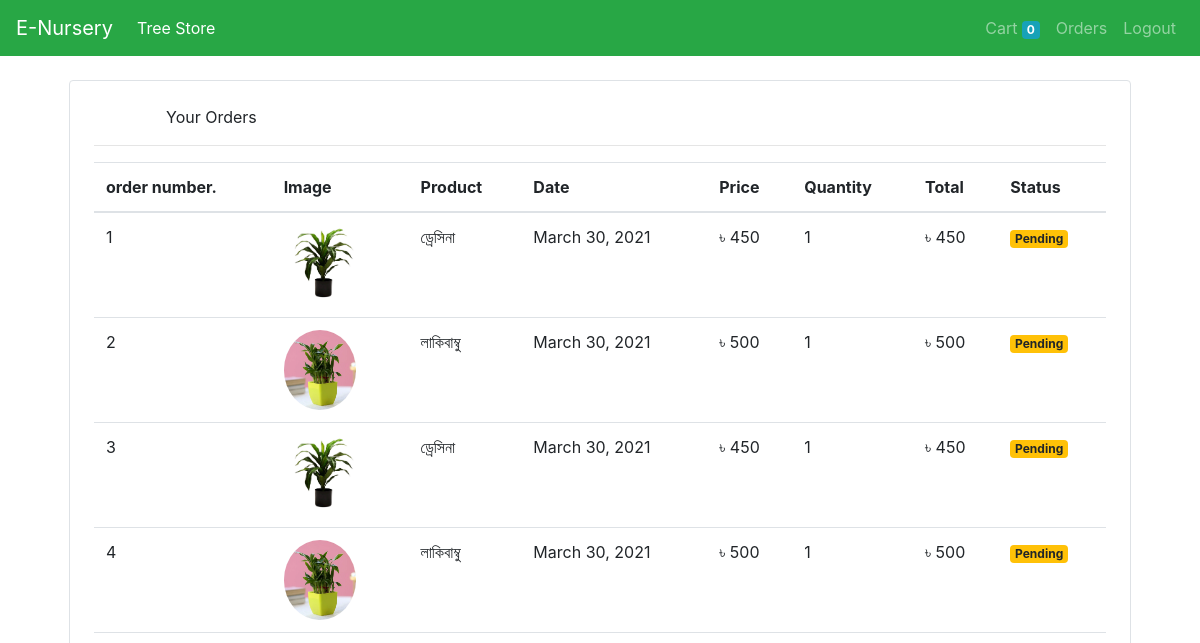
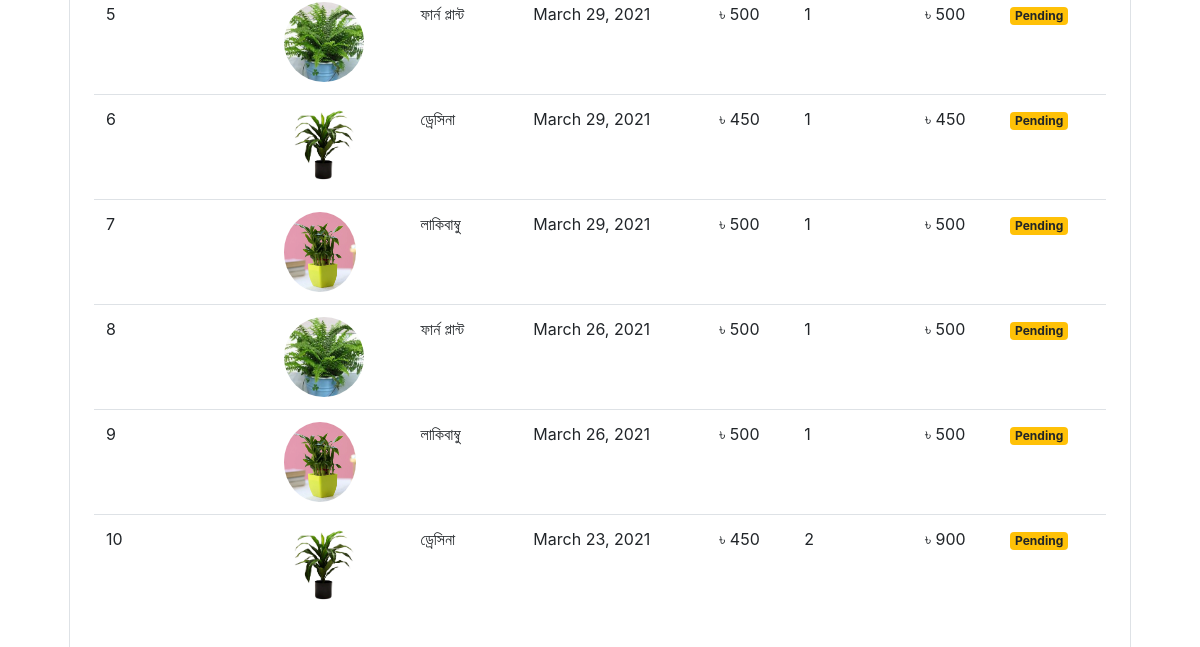
The page /orders (signed in) on the database as committed earlier (2 pictures, top to bottom).
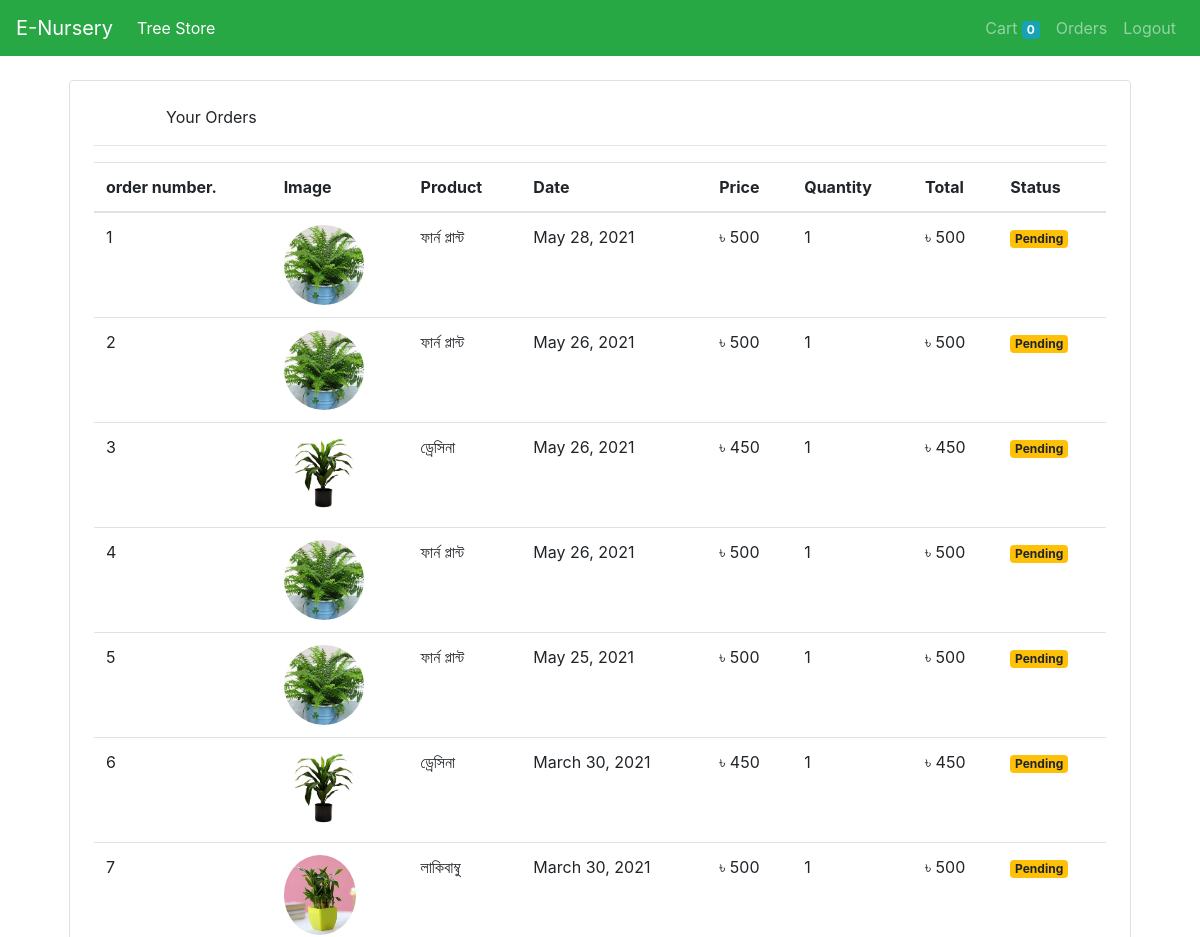
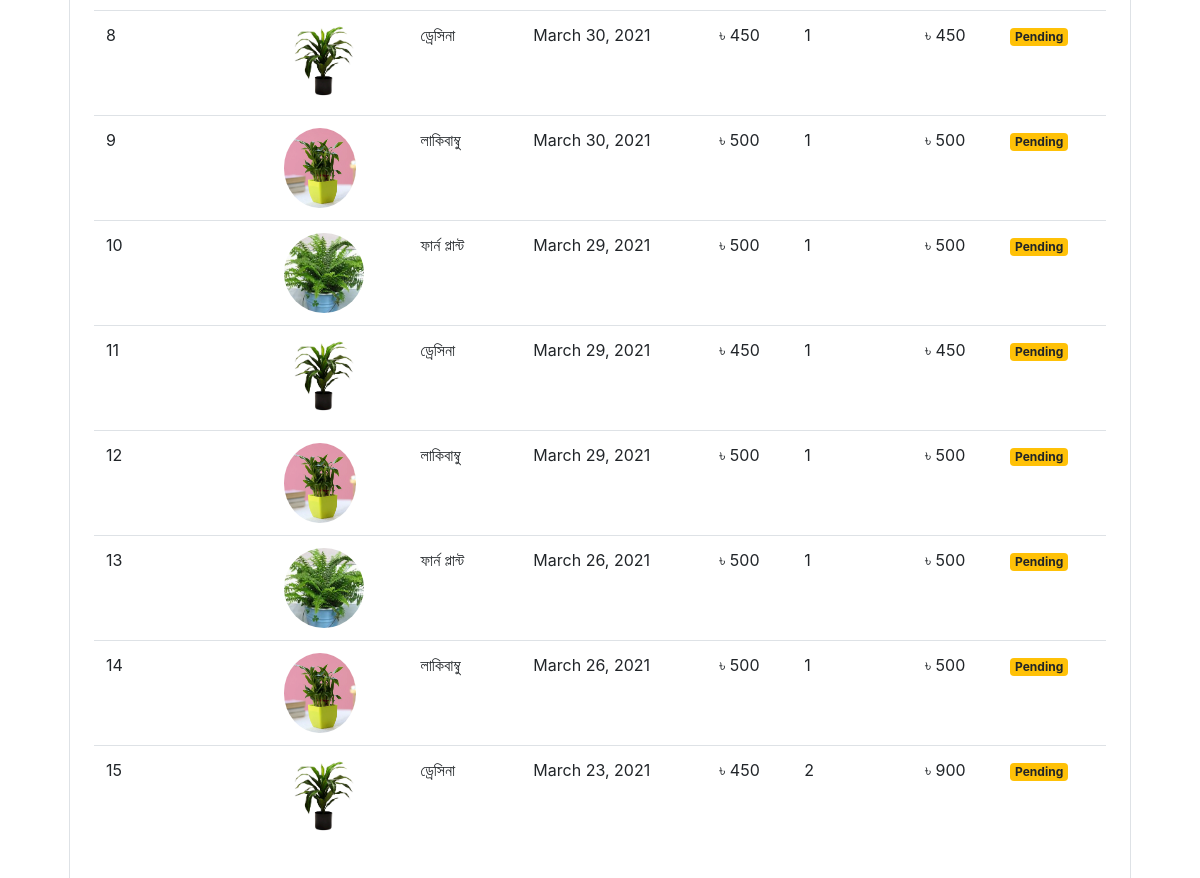
The same page on the database as committed later (2 pictures, top to bottom).
### store/models/orders.py (models this page shows, shortened)
class Order(models.Model):
    product = models.ForeignKey(Product,
                                on_delete=models.CASCADE)
    customer = models.ForeignKey(Customer,
                                 on_delete=models.CASCADE)
    quantity = models.IntegerField(default=1)
    price = models.IntegerField()
    address = models.CharField(max_length=50, default='', blank=True)
    phone = models.CharField(max_length=50, default='', blank=True)
    date = models.DateField(default=datetime.datetime.today)
    status = models.BooleanField(default=False)
    @staticmethod
    def get_orders_by_customer(customer_id):
        return Order.objects.filter(customer=customer_id).order_by('-date')

### store/models/product.py (models this page shows, shortened)
class Product(models.Model):
    name = models.CharField(max_length=50)
    price = models.IntegerField(default=0)
    category = models.ForeignKey(Category, on_delete=models.CASCADE, default=1)
    description = models.CharField(max_length=200, default='' , null=True , blank=True)
    image = models.ImageField(upload_to='uploads/products/')

### store/middlewares/auth.py (the view)
    def middleware(request):
        print(request.session.get('customer'))
        returnUrl = request.META['PATH_INFO']
        print(request.META['PATH_INFO'])
        if not request.session.get('customer'):
           return redirect(f'login?return_url={returnUrl}')
        response = get_response(request)
        return response

### store/templatetags/custom_filter.py (called while the page is built)
@register.filter(name='currency')
def currency(number):
    return "৳ "+str(number)

@register.filter(name='multiply')
def multiply(number , number1):
    return number * number1

### store/views/orders.py (called while the page is built)
    def get(self , request ):
        customer = request.session.get('customer')
        orders = Order.get_orders_by_customer(customer)
        print(orders)
        return render(request , 'orders.html'  , {'orders' : orders})

### store/templates/orders.html
{% extends 'base.html' %}
{% block content %}
{% load cart %}
{% load custom_filter %}
<div class="container">
   <div class="border rounded p-4 m-4">
        <p class="display-5 pl-5 ml-4">Your Orders</p>
        <hr>
        <table class="table">
            <thead>
                <tr>
                    <th>order number.</th>
                    <th>Image</th>
                    <th>Product</th>
                    <th>Date</th>
                    <th>Price</th>
                    <th>Quantity</th>
                    <th>Total</th>
                    <th>Status</th>
                </tr>
            </thead>
            <tbody>
                {% for order in orders %}
                <tr>
                    <td>{{forloop.counter}}</td>
                    <td><img style="height: 80px;" class="rounded-circle" src="{{order.product.image.url}}" alt=""></td>
                    <td>{{order.product.name}}</td>
                    <td>{{order.date}}</td>
                    <td>{{order.price|currency}}</td>
                    <td>{{order.quantity}}</td>
                    <td>{{order.quantity|multiply:order.price|currency}}</td>
                    {% if order.status %}
                    <td><small class="badge badge-success">Completed</small></td>
                    {%else%}
                    <td><small class="badge badge-warning">Pending</small></td>
                    {% endif %}
                </tr>
                {% endfor %}
            </tbody>
        </table>
   </div>
</div>
{% endblock %}

### store/templates/base.html (shortened to what this page needs)
<!doctype html>
<html lang="en">
<head>
  <link rel="stylesheet" href="https://maxcdn.bootstrapcdn.com/bootstrap/4.0.0/css/bootstrap.min.css"
>
</head>
<body>
<nav class="navbar navbar-expand-sm bg-success navbar-dark">
    <a class="navbar-brand" href="/">E-Nursery</a>
    <div class="collapse navbar-collapse" id="navbarSupportedContent">
      <ul class="navbar-nav mr-auto">
        <li class="nav-item active">
          <a class="nav-link" href="/store">Tree Store <span class="sr-only">(current)</span></a>
        </li>
      </ul>
      <ul class=" navbar-nav my-2 my-lg-0">
        <li class="nav-item ">
          <a class="nav-link" href="cart">Cart
            <span class="badge badge-info">{{request.session.cart.keys|length}}</span>
            <span class="sr-only">(current)</span></a>
        </li>
        {% if request.session.customer %}
        <li class="nav-item ">
          <a class="nav-link" href="/orders">Orders<span class="sr-only">(current)</span></a>
        </li>
        <li class="nav-item ">
          <a class="nav-link" href="/logout">Logout<span class="sr-only">(current)</span></a>
        </li>
        {% endif %}
      </ul>
    </div>
  </nav>
    {% block content %}{% endblock %}
</body>
</html>

### store/templates/base.html (style rules this page uses)
nav { background-color: white; }

Rows that differ between the two databases and show on the page:
added Order: product.image (picture), product.name "ফার্ন প্লান্ট", date "May 28, 2021", price "৳ 500", quantity "1", quantity|multiply "৳ 500", status "Pending"
added Order: product.image (picture), product.name "ফার্ন প্লান্ট", date "May 26, 2021", price "৳ 500", quantity "1", quantity|multiply "৳ 500", status "Pending"
added Order: product.image (picture), product.name "ড্রেসিনা", date "May 26, 2021", price "৳ 450", quantity "1", quantity|multiply "৳ 450", status "Pending"
added Order: product.image (picture), product.name "ফার্ন প্লান্ট", date "May 26, 2021", price "৳ 500", quantity "1", quantity|multiply "৳ 500", status "Pending"
added Order: product.image (picture), product.name "ফার্ন প্লান্ট", date "May 25, 2021", price "৳ 500", quantity "1", quantity|multiply "৳ 500", status "Pending"
